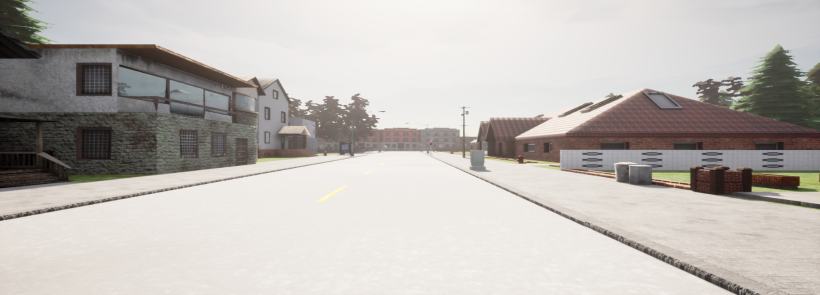
#> input picture Masterscript/data/input/test/back_edge.png, 1640 x 590 px, found by its file name (shown at 1/2 size)
$ python test_evaluation.py
#> lines starting #> are read from the running program, lines starting #| are printed output that depends on the picture
import os
import matplotlib.pyplot as plt
import cv2
import numpy as np
## pink is lane that attack-control lost
## green is lane that attack-control added
input_img = cv2.imread('./Shadow_Attack/masterscript/data/input/test/back_edge.png')
#> input_img is the input picture: shape (590, 1640, 3); mean B, G, R 181.3, 185.3, 190
preld_img = cv2.imread('./Shadow_Attack/masterscript/data/output/overlaid_imgs/test_overlaid/1/back_edge.png')
control_img = cv2.imread('./Shadow_Attack/masterscript/data/evaluation/hybridnets/test/back_edge.png')
attack_img = cv2.imread('./Shadow_Attack/masterscript/data/evaluation/hybridnets/test_overlaid/1/back_edge.png')

CROP_H = 540
CROP_W_L = 20
CROP_W_R = 1600

print((CROP_W_R-CROP_W_L) * CROP_H * 0.05)
CUTOFF = 8000
x,y,_ = attack_img.shape
#> x = 590; y = 1640
print(f'{x},{y}')
#| 590,1640
preld_img = cv2.resize(preld_img, (y,x))
input_img = cv2.resize(input_img, (y,x))


preld_img = preld_img[:CROP_H, CROP_W_L:CROP_W_R]
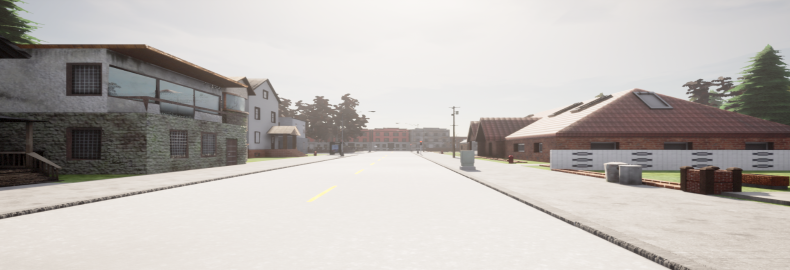
#> preld_img: shape (540, 1580, 3) (shown at 1/2 size); mean B, G, R 180.1, 183.8, 188.5
control_img = control_img[:CROP_H, CROP_W_L:CROP_W_R]
attack_img = attack_img[:CROP_H, CROP_W_L:CROP_W_R]
input_img = input_img[:CROP_H, CROP_W_L:CROP_W_R]


# attack_img = cv2.medianBlur(attack_img,5)
diff_preld_attack = cv2.subtract(preld_img, attack_img)
#> diff_preld_attack: shape (540, 1580, 3); every value is 0
diff_input_control = cv2.subtract(input_img, control_img)
diff_plda_incnt= cv2.subtract(diff_preld_attack, diff_input_control)
diff_incnt_plda = cv2.subtract(diff_input_control, diff_preld_attack)

# diff = cv2.absdiff(preld_img, diff)
# diff = cv2.subtract(cv2.subtract(preld_img,attack_img), control_img)
gdiff_plda_incnt = cv2.cvtColor(diff_plda_incnt ,cv2.COLOR_BGR2GRAY)
#> gdiff_plda_incnt: shape (540, 1580); every value is 0
gdiff_inct_plda = cv2.cvtColor(diff_incnt_plda, cv2.COLOR_BGR2GRAY)
gdiff_pld_att= cv2.cvtColor(diff_preld_attack, cv2.COLOR_BGR2GRAY)
gdiff_in_cnt = cv2.cvtColor(diff_input_control, cv2.COLOR_BGR2GRAY)


# diff2 = cv2.subtract(diff_b, diff_a)
# diff2 = cv2.subtract(diff2, preld_img)


diff_t = cv2.adaptiveThreshold(gdiff_plda_incnt, 255, cv2.ADAPTIVE_THRESH_MEAN_C, cv2.THRESH_BINARY_INV, 31, 12)
diff2_t = cv2.adaptiveThreshold(gdiff_inct_plda, 255, cv2.ADAPTIVE_THRESH_MEAN_C, cv2.THRESH_BINARY_INV, 31, 12)

# diff_range = cv2.inRange(diff_c, np.array([0, 90, 0]), np.array([100,255,100]))
print(f'tot size {gdiff_plda_incnt.shape[0] * gdiff_plda_incnt.shape[1]}')
#| tot size 853200
print(f'Cutoff: {CUTOFF}')
print(f'count nz nonthresh= {cv2.countNonZero(diff2_t)}')
#| count nz nonthresh= 0
print(f'count nz thresh= {cv2.countNonZero(diff_t)}')
#| count nz thresh= 0
print(f'Success added: {cv2.countNonZero(diff_t)>CUTOFF}')
#| Success added: False
print(f'Success removed: {cv2.countNonZero(diff2_t)>CUTOFF}')
#| Success removed: False

plt.figure()
plt.title('input')
plt.imshow(input_img[...,::-1])
plt.draw()

plt.figure()
plt.title('preld')
plt.imshow(preld_img[...,::-1])
plt.draw()

plt.figure()
plt.title('control')
plt.imshow(control_img[...,::-1])
plt.draw()

plt.figure()
plt.title('attack')
plt.imshow(attack_img[...,::-1])
plt.draw()

plt.figure()
plt.title('diff_prelda-attack')
plt.imshow(gdiff_pld_att, 'gray')
plt.draw()

plt.figure()
plt.title('diff_input_control')
plt.imshow(gdiff_in_cnt, 'gray')
plt.draw()

plt.figure()
plt.title('diffplda incnt')
plt.imshow(gdiff_plda_incnt, 'gray')
plt.draw()

plt.figure()
plt.title('diffincnt plda')
plt.imshow(diff_incnt_plda, 'gray')
plt.draw()

plt.figure()
plt.title('plda int threshold')
plt.imshow(diff_t, 'gray')
plt.draw()
plt.figure()
plt.title('int plda threshold')
plt.imshow(diff2_t, 'gray')
plt.draw()


plt.show()
